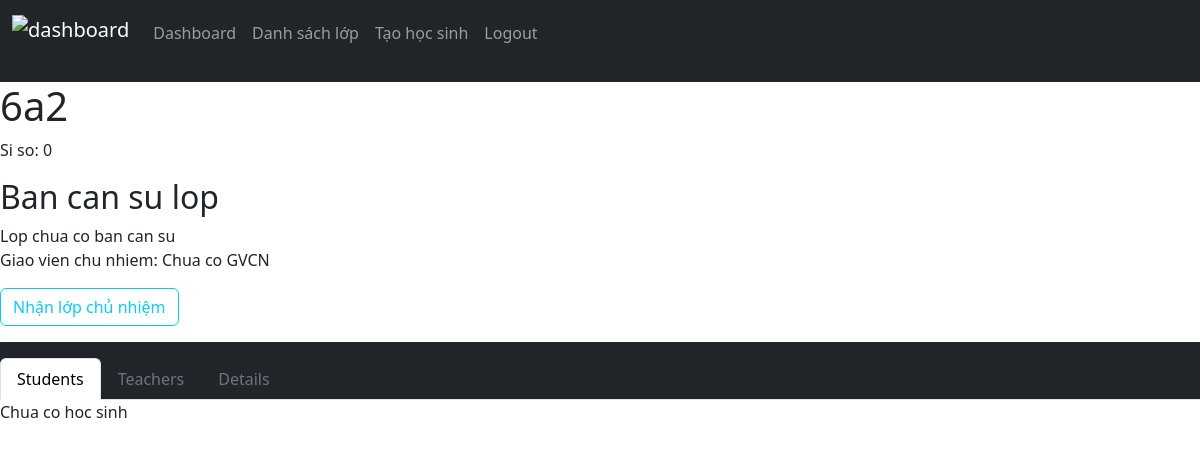
The page /class/2 (signed in) on the database as committed earlier.
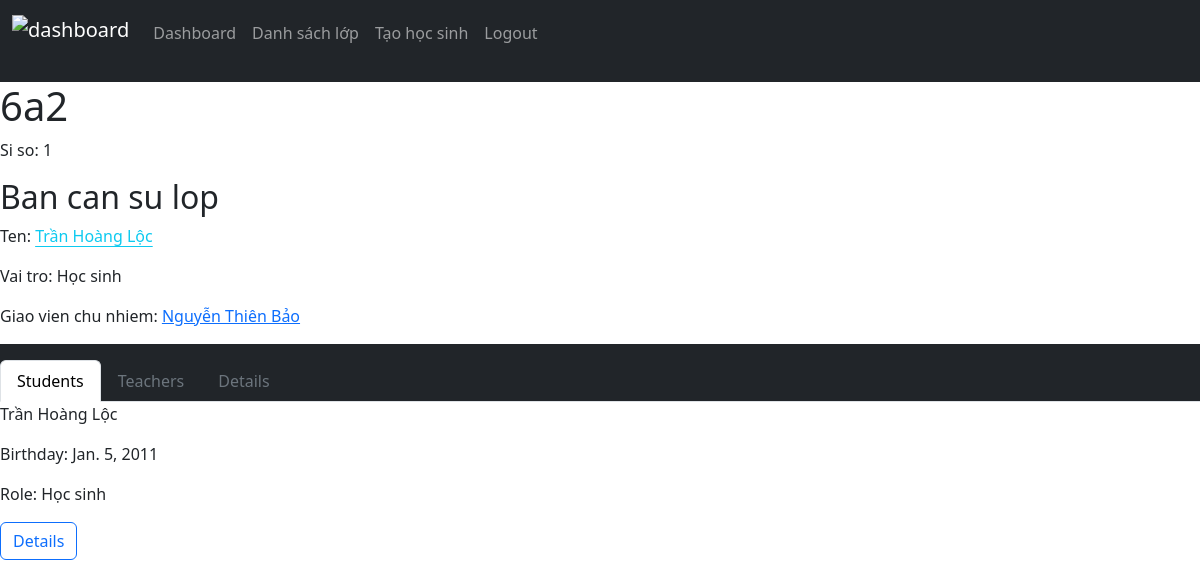
The same page on the database as committed later.
### Du_An/models.py (models this page shows, shortened)
class Class(models.Model):
    name = models.CharField(max_length=3, unique=True)
    def get_profile(self, year: int =this_year):
        try:
            return self.profiles.get(year=year)
        except ClassYearProfile.DoesNotExist:
            return None

class ClassYearProfile(models.Model):
    classroom = models.ForeignKey(Class, on_delete=models.CASCADE, related_name="profiles") #-W profile with 's'
    year = models.PositiveSmallIntegerField(blank=False, default=date.today().year)
    form_teacher = models.OneToOneField(Teacher, on_delete=models.CASCADE, null=True, blank=True, default=None, related_name="form_class")
    subject_teachers = models.ManyToManyField("ClassSubjectTeacher", blank=True, related_name="classroom")
    def get_class_staff_committee(self):
        try:
            return self.students.filter(role__in=STUDENT_ROLE)
        except:
            return None
    def get_teachers(self):
        return [subject_teacher.teacher for subject_teacher in self.subject_teachers.all()]

class StudentYearProfile(models.Model):
    year = models.PositiveSmallIntegerField(blank=False, default=this_year)
    student = models.ForeignKey(Student, on_delete=models.CASCADE, related_name="profiles") #-W profile with 's'
    classroom = models.ForeignKey("ClassYearProfile", on_delete=models.CASCADE, related_name="students")
    role = models.CharField(max_length=30, choices=role_choices)
    main_subjects = models.ManyToManyField(MainSubject, related_name="student")
    second_subjects = models.ManyToManyField(SecondSubject, related_name="student")
    comment_subjects = models.ManyToManyField(EvaluateByCommentSubject, related_name="student")
    second_term_main_subjects = models.ManyToManyField(MainSubject, related_name="second_term_student")
    second_term_second_subjects = models.ManyToManyField(SecondSubject, related_name="second_term_student")
    second_term_comment_subjects = models.ManyToManyField(EvaluateByCommentSubject, related_name="second_term_student")

class Student(models.Model):
    full_name = models.CharField(max_length=200)
    birthday = models.DateField(blank=False)
    is_boy = models.BooleanField()
    """
    //main_subjects = models.ManyToManyField(MainSubject, related_name="student")
    //second_subjects = models.ManyToManyField(SecondSubject, related_name="student")
    //comment_subjects = models.ManyToManyField(EvaluateByCommentSubject, related_name="student")
    //second_term_main_subjects = models.ManyToManyField(MainSubject, related_name="second_term_student")
    //second_term_second_subjects = models.ManyToManyField(SecondSubject, related_name="second_term_student")
    //second_term_comment_subjects = models.ManyToManyField(EvaluateByCommentSubject, related_name="second_term_student") """

class Teacher(User):
    full_name = models.CharField(max_length=200, unique=False)
    subject = models.ManyToManyField(Subject, related_name="teachers")
    contact_information = models.TextField(default="")

### Du_An/views.py (the view)
# urls.py: path("class/<int:id>", views.view_class, name="view_class"),
@login_required(login_url="login")
def view_class(request, id):
    if request.method != "GET":
        return HttpResponseNotAllowed("method not allowed")
    try:
        request_class = Class.objects.get(pk=id)
        class_profile = request_class.get_profile() #TODO: Update to get others year
        return render(request, "Du_An/class_profile.html", {
            "classroom": request_class,
            "class_profile": class_profile
        })
    except Class.DoesNotExist:
        return render_error(request, error="Not found", error_message="Doesn't found any teacher with this id")
    except ClassYearProfile.DoesNotExist:
        return render_error(request, error="NVALID YEAR", error_message="Doesn't found any profile in this year")

### Du_An/templatetags/tags.py (called while the page is built)
@register.simple_tag
def get_role_name(role: str) -> str | None:
    if role not in STUDENT_ROLE:
        return
    for role_name in role_choices:
        if role in role_name:
            return role_name[-1] #* get the vietnamese name of the role

### Du_An/templates/Du_An/class_profile.html (shortened to what this page needs)
{% extends 'Du_An/layout.html' %}
{% load static tags %}
{% block style %} <link href="{% static 'Du_An/css/profile.css' %}" rel="stylesheet"> {% endblock %}
{% block body %}
    <div class="classDisplay">
        <div class="basicInfo">
            <h1 class="className">{{ classroom.name }}</h1>
            <p class="classSiSo">Si so: {{ class_profile.students.count }}</p>
            <div class="classStaffs">
                <h2>Ban can su lop</h2>
            {% for staff_profile in class_profile.get_class_staff_committee %}
            {% if staff_profile %}
            <p class="classStaffName">Ten: <a href="{% url 'view_student' staff_profile.student.id %}" class="link-info link-offset-2">{{ staff_profile.student.full_name }} </a> </p>
            <p class="classStaffRole">Vai tro: {% get_role_name staff_profile.role %} </p>
            {% endif %}
            {% empty %}
            Lop chua co ban can su
            {% endfor %}
        </div>
            <p class="classFormTeacher">Giao vien chu nhiem:
                {% if class_profile.form_teacher %}
                    <a href="{% url 'view_teacher' class_profile.form_teacher.id %}"> {{ class_profile.form_teacher.full_name }} </a>
                {% else %}
                    Chua co GVCN
                    <form action="{% url 'update_class' %}" method="post">
                        <button type="submit" class="btn btn-outline-info">Nhận lớp chủ nhiệm</button>
                    </form>
                {% endif %}
            </p>
        </div>
        <div class="otherInfo">
            <ul class="nav nav-tabs navbar-expand-lg bg-dark pt-3 mt-2">
                <li class="nav-item">
                    <button class="nav-link active" id="studentTab">Students</button>
                </li>
                <li class="nav-item">
                    <button class="nav-link link-secondary" id="teacherTab">Teachers</button>
                </li>
                <li class="nav-item">
                    <button class="nav-link link-secondary" id="details">Details</button>
                </li>
            </ul>
            <div id="infoDisplay">
                <div id="students">
                    {% for profile in class_profile.students.all %}
                    <div class="studentDisplay">
                        <p>{{ profile.student.full_name }}</p>
                        <p>Birthday: {{ profile.student.birthday }} </p>
                        <p>Role: {% get_role_name profile.role %} </p>
                        <a href="{% url 'view_student' profile.student.id %}" class="btn btn-outline-primary">Details</a>
                    </div>
                    {% empty %}
                    Chua co hoc sinh
                    {% endfor %}
                </div>
            </div>
        </div>
    </div>
{% endblock %}

### Du_An/templates/Du_An/layout.html (shortened to what this page needs)
{% load static %}
<!DOCTYPE html>
<html lang="vi">
<head>
    <link href="https://cdn.jsdelivr.net/npm/bootstrap@5.3.3/dist/css/bootstrap.min.css" rel="stylesheet">
    {% block style %}{% endblock %}
</head>
<body>
    <nav class="navbar navbar-expand-xl navbar-dark bg-dark">
        <div class="container-fluid">
            <a class="navbar-brand mb-4" href="{% url 'dashboard' %}"><img src="{% static 'Du_An/images/PHLogoWeb.png' %}" alt="dashboard"></a>
            <div class="collapse navbar-collapse">
                <ul class="navbar-nav me-auto mb-3">
                    {% if user.is_authenticated %}
                    <li class="nav-item">
                        <a href="{% url 'dashboard' %}" class="nav-link">Dashboard</a>
                    </li>
                    <li class="nav-item">
                        <a href="{% url 'classes' %}" class="nav-link">Danh sách lớp</a>
                    </li>
                    {% if user.teacher %}
                    <li class="nav-item">
                        <a href="{% url 'create_student' %}" class="nav-link">Tạo học sinh</a>
                    </li>
                    {% endif %}
                    <li class="nav-item">
                        <a href="{% url 'logout' %}" class="nav-link">Logout</a>
                    </li>
                    {% endif %}
                </ul>
            </div>
        </div>
    </nav>
    {% block body %}{% endblock %}
</body>
</html>

Rows that differ between the two databases and show on the page:
changed ClassYearProfile: students.count "0" → "1"; form_teacher_id empty → 2 (drawn); form_teacher.full_name (not shown) → "Nguyễn Thiên Bảo"
added StudentYearProfile: student.full_name "Trần Hoàng Lộc", role "Học sinh", student.birthday "Jan. 5, 2011"
Other text that changed with them:
text no longer shown: "Lop chua co ban can su Chua co GVCN Nhận lớp chủ nhiệm Chua co hoc sinh"
